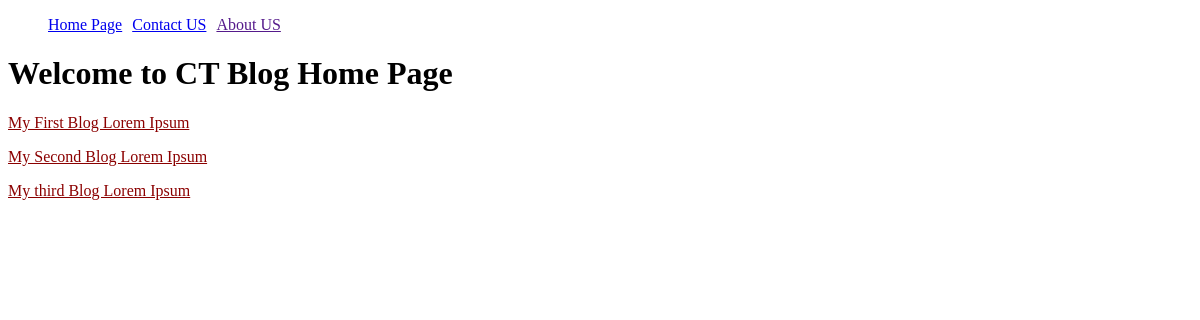
The page / on the database its author committed.
### blog/models.py (models this page shows, shortened)
class Blog(models.Model):
    title = models.CharField(max_length=255)
    description = models.TextField()
    image = models.ImageField(upload_to="blog_posts/", default=None, null=True, blank=True)

### blog/views.py (the view)
# urls.py: path('', home_page, name= "home"),
def home_page(request):
    context = {}
    blogs = Blog.objects.all()
    context["blogs"] = blogs
    return render(request, 'home.html', context)

### blog/templates/home.html
{%extends 'base.html'%}
{%block content%}
<h1>Welcome to CT Blog Home Page</h1>
{%for blog in blogs%}
    <p><a class="post-title" href="{%url 'blog:blog-detail' pk=blog.id%}">{{blog.title}}</a></p>
{%endfor%}
{%endblock%}

### blog/static/style.css (style rules this page uses)
.post-title { color: darkred; }

### rows shown on the page
Blog: title "My First Blog Lorem Ipsum"
Blog: title "My Second Blog Lorem Ipsum"
Blog: title "My third Blog Lorem Ipsum"
